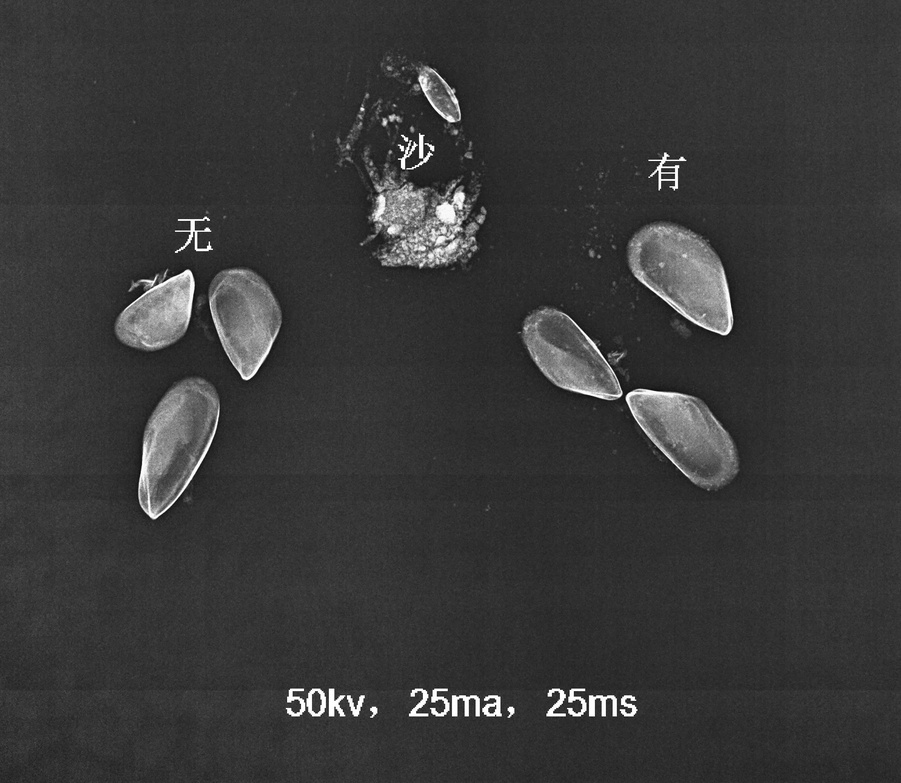
#> input picture WeChat Image_20200221164050.jpg, 901 x 783 px, shrunk from 2137 x 1858 before the run
$ python process.py   (older library calls are emulated)
#> lines starting #> are read from the running program, lines starting #| are printed output that depends on the picture; after the words box and inside, x2 and y2 are one past the last pixel; in counts of white or black regions, pixels touching at a corner belong together
import numpy as np
import cv2

img = cv2.imread('WeChat Image_20200221164050.jpg', 0)
#> img is the input picture: shape (783, 901); min 5, max 255, mean 56.2
cv2.namedWindow('image', cv2.WINDOW_NORMAL)
cv2.imshow('image', img)
cv2.waitKey(0)
ret, mask = cv2.threshold(img, 190, 255, cv2.THRESH_BINARY)
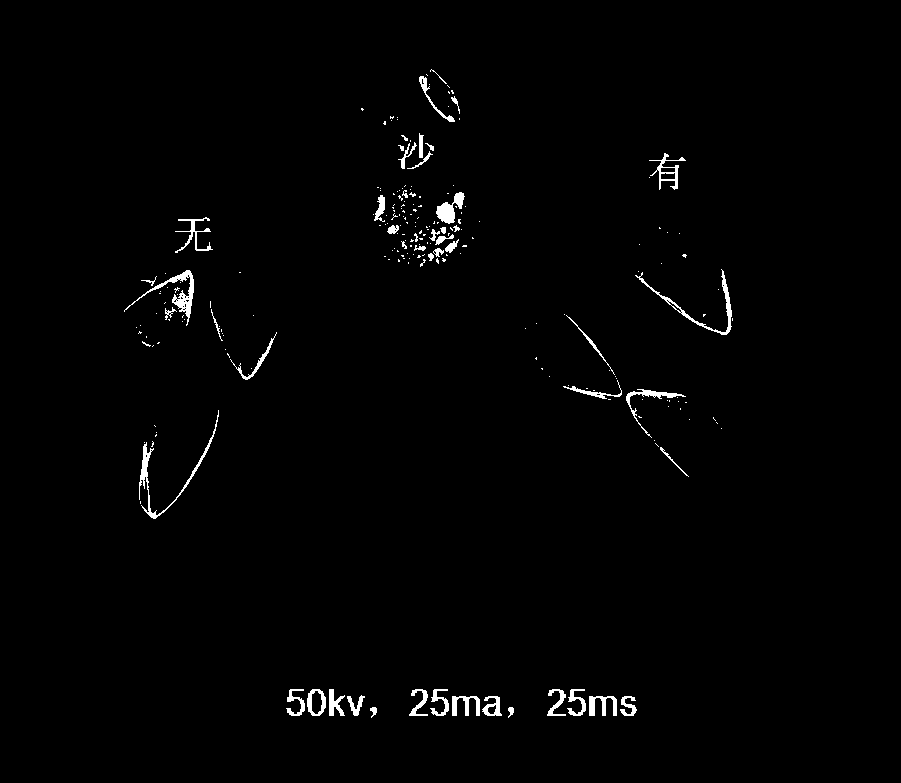
#> mask: shape (783, 901); 1.2% white; 224 white regions (175 under 20 px), largest, box (x1, y1, x2, y2) and area: (139, 410, 219, 519) 644, (124, 270, 194, 326) 621, (635, 269, 732, 335) 552
cv2.namedWindow('mask of characters', cv2.WINDOW_NORMAL)
cv2.imshow('mask of characters', mask)
cv2.waitKey(0)
dst = cv2.inpaint(img, mask, 20, cv2.INPAINT_NS)
cv2.namedWindow('Characters removed', cv2.WINDOW_NORMAL)
cv2.imshow('Characters removed', dst)
cv2.waitKey(0)

thresh = 100
max_thresh = 255
blur = cv2.blur(dst, (3, 3))
cv2.namedWindow('after blur', cv2.WINDOW_NORMAL)
cv2.imshow('after blur', blur)
cv2.waitKey(0)

# Detect edges using canny
canny_output = cv2.Canny(blur, thresh, thresh * 2, 3)
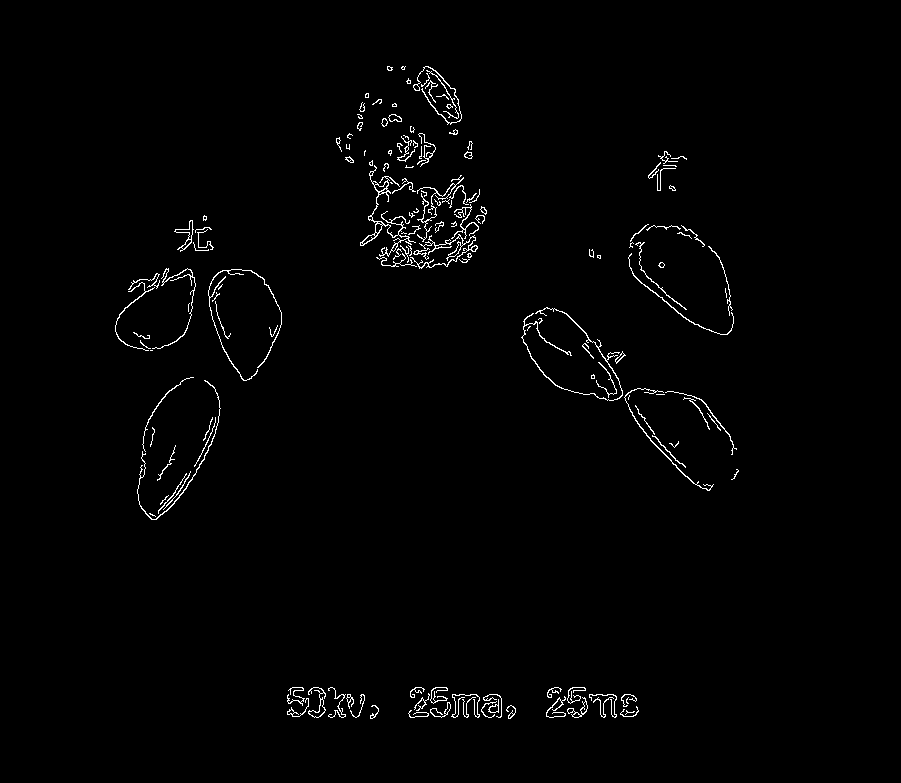
#> canny_output: shape (783, 901); 1.3% white in thin lines or dots, all inside (x1, y1, x2, y2) = (115, 66, 739, 719)
# Find contours
img2, contours, hierarchy = cv2.findContours(canny_output, cv2.RETR_TREE, cv2.CHAIN_APPROX_SIMPLE)
#> contours = 211 contours, 156 with area under 20; largest, box (x1, y1, x2, y2) and area: (360, 165, 416, 257) 406, (410, 234, 478, 269) 163, (174, 220, 194, 252) 151, (521, 307, 623, 401) 148, (308, 687, 326, 718) 129
cv2.namedWindow('findcontoursinblack', cv2.WINDOW_NORMAL)
cv2.imshow('findcontoursinblack', img2)
cv2.waitKey(0)
cv2.drawContours(img, contours, -1, (0,255,0), 3)
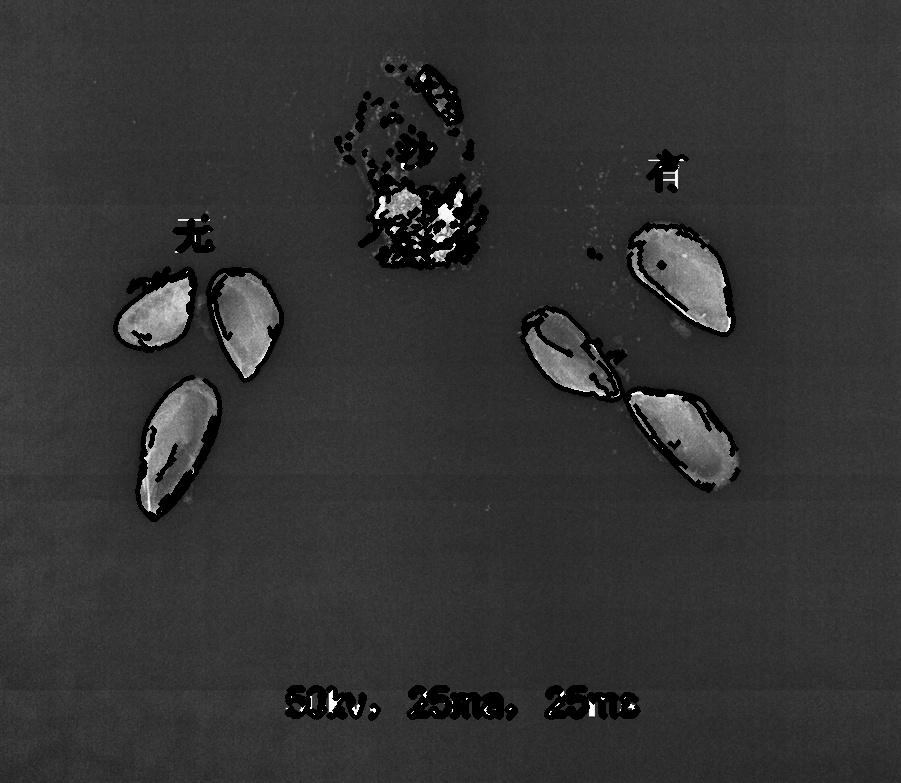
#> img: shape (783, 901); 4.77% of pixels changed, all inside (x1, y1, x2, y2) = (113, 64, 741, 721)
cv2.namedWindow('findcontours', cv2.WINDOW_NORMAL)
cv2.imshow('findcontours', img)
cv2.waitKey(0)

# [23 lines of commented-out code are left out]

cv2.destroyAllWindows()
